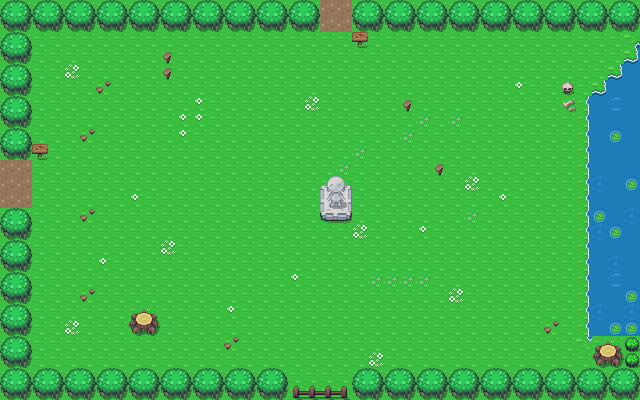

Rendered tile map (Tiled .tmx) drawn with the repository's tilesets; below, a short description and the full map source, tile grids included:
An orthogonal 40x25 tile map with 16x16 px tiles, 3 tile layers (grass, Tile Layer 2, Tile Layer 3).

<map version="1.4" tiledversion="1.4.2" orientation="orthogonal" renderorder="right-down" width="40" height="25" tilewidth="16" tileheight="16" infinite="0" nextlayerid="5" nextobjectid="1">
 <tileset firstgid="1" name="Overworld" tilewidth="16" tileheight="16" tilecount="1440" columns="40">
  <image source="Overworld.png" width="640" height="576" />
 </tileset>
 <layer id="1" name="grass" width="40" height="25">
  <data encoding="csv">
1,1,1,1,1,1,1,1,1,1,1,1,1,1,1,1,1,1,1,1,1,1,1,1,1,1,1,1,1,1,1,1,1,1,1,1,1,1,1,1,
1,1,1,1,1,1,1,1,1,1,1,1,1,1,1,1,1,1,1,1,1,1,1,1,1,1,1,1,1,1,1,1,1,1,1,1,1,1,1,1,
1,1,1,1,1,1,1,1,1,1,1,1,1,1,1,1,1,1,1,1,1,1,1,1,1,1,1,1,1,1,1,1,1,1,1,1,1,1,1,1,
1,1,1,1,1,1,1,1,1,1,1,1,1,1,1,1,1,1,1,1,1,1,1,1,1,1,1,1,1,1,1,1,1,1,1,1,1,1,1,1,
1,1,1,1,1,1,1,1,1,1,1,1,1,1,1,1,1,1,1,1,1,1,1,1,1,1,1,1,1,1,1,1,1,1,1,1,1,1,1,1,
1,1,1,1,1,1,1,1,1,1,1,1,1,1,1,1,1,1,1,1,1,1,1,1,1,1,1,1,1,1,1,1,1,1,1,1,1,1,1,1,
1,1,1,1,1,1,1,1,1,1,1,1,1,1,1,1,1,1,1,1,1,1,1,1,1,1,1,1,1,1,1,1,1,1,1,1,1,1,1,1,
1,1,1,1,1,1,1,1,1,1,1,1,1,1,1,1,1,1,1,1,1,1,1,1,1,1,1,1,1,1,1,1,1,1,1,1,1,1,1,1,
1,1,1,1,1,1,1,1,1,1,1,1,1,1,1,1,1,1,1,1,1,1,1,1,1,1,1,1,1,1,1,1,1,1,1,1,1,1,1,1,
1,1,1,1,1,1,1,1,1,1,1,1,1,1,1,1,1,1,1,1,1,1,1,1,1,1,1,1,1,1,1,1,1,1,1,1,1,1,1,1,
1,1,1,1,1,1,1,1,1,1,1,1,1,1,1,1,1,1,1,1,1,1,1,1,1,1,1,1,1,1,1,1,1,1,1,1,1,1,1,1,
1,1,1,1,1,1,1,1,1,1,1,1,1,1,1,1,1,1,1,1,1,1,1,1,1,1,1,1,1,1,1,1,1,1,1,1,1,1,1,1,
1,1,1,1,1,1,1,1,1,1,1,1,1,1,1,1,1,1,1,1,1,1,1,1,1,1,1,1,1,1,1,1,1,1,1,1,1,1,1,1,
1,1,1,1,1,1,1,1,1,1,1,1,1,1,1,1,1,1,1,1,1,1,1,1,1,1,1,1,1,1,1,1,1,1,1,1,1,1,1,1,
1,1,1,1,1,1,1,1,1,1,1,1,1,1,1,1,1,1,1,1,1,1,1,1,1,1,1,1,1,1,1,1,1,1,1,1,1,1,1,1,
1,1,1,1,1,1,1,1,1,1,1,1,1,1,1,1,1,1,1,1,1,1,1,1,1,1,1,1,1,1,1,1,1,1,1,1,1,1,1,1,
1,1,1,1,1,1,1,1,1,1,1,1,1,1,1,1,1,1,1,1,1,1,1,1,1,1,1,1,1,1,1,1,1,1,1,1,1,1,1,1,
1,1,1,1,1,1,1,1,1,1,1,1,1,1,1,1,1,1,1,1,1,1,1,1,1,1,1,1,1,1,1,1,1,1,1,1,1,1,1,1,
1,1,1,1,1,1,1,1,1,1,1,1,1,1,1,1,1,1,1,1,1,1,1,1,1,1,1,1,1,1,1,1,1,1,1,1,1,1,1,1,
1,1,1,1,1,1,1,1,1,1,1,1,1,1,1,1,1,1,1,1,1,1,1,1,1,1,1,1,1,1,1,1,1,1,1,1,1,1,1,1,
1,1,1,1,1,1,1,1,1,1,1,1,1,1,1,1,1,1,1,1,1,1,1,1,1,1,1,1,1,1,1,1,1,1,1,1,1,1,1,1,
1,1,1,1,1,1,1,1,1,1,1,1,1,1,1,1,1,1,1,1,1,1,1,1,1,1,1,1,1,1,1,1,1,1,1,1,1,1,1,1,
1,1,1,1,1,1,1,1,1,1,1,1,1,1,1,1,1,1,1,1,1,1,1,1,1,1,1,1,1,1,1,1,1,1,1,1,1,1,1,1,
1,1,1,1,1,1,1,1,1,1,1,1,1,1,1,1,1,1,1,1,1,1,1,1,1,1,1,1,1,1,1,1,1,1,1,1,1,1,1,1,
1,1,1,1,1,1,1,1,1,1,1,1,1,1,1,1,1,1,1,1,1,1,1,1,1,1,1,1,1,1,1,1,1,1,1,1,1,1,1,1
</data>
 </layer>
 <layer id="3" name="Tile Layer 2" width="40" height="25">
  <data encoding="csv">
646,647,646,647,646,647,646,647,646,647,646,647,646,647,646,647,646,647,646,647,1202,1202,646,647,646,647,646,647,646,647,646,647,646,647,646,647,646,647,646,647,
686,687,686,687,686,687,686,687,686,687,686,687,686,687,686,687,686,687,686,687,1202,1202,686,687,686,687,686,687,686,687,686,687,686,687,686,687,686,687,686,687,
646,647,0,0,0,0,0,0,0,0,0,0,0,0,0,0,0,0,0,0,0,0,115,0,0,0,0,0,0,0,0,0,0,0,0,0,0,0,0,243,
686,687,0,0,0,0,0,0,0,0,481,0,0,0,0,0,0,0,0,0,0,0,0,0,0,0,0,0,0,0,0,0,0,0,0,0,0,0,0,404,
646,647,0,0,444,0,0,0,0,0,481,0,0,0,0,0,0,0,0,0,0,0,0,0,0,0,0,0,0,0,0,0,0,0,0,0,0,0,404,284,
686,687,0,0,0,0,482,0,0,0,0,0,0,0,0,0,0,0,0,0,0,0,0,0,0,0,0,0,0,0,0,0,322,0,0,109,0,404,284,284,
646,647,0,0,0,0,0,0,0,0,0,0,322,0,0,0,0,0,0,444,0,0,0,0,0,481,0,0,0,0,0,0,0,0,0,110,283,284,124,284,
686,687,0,0,0,0,0,0,0,0,0,322,322,0,0,0,0,0,0,0,0,0,0,0,0,0,483,0,483,0,0,0,0,0,0,0,283,284,284,284,
646,647,0,0,0,482,0,0,0,0,0,322,0,0,0,0,0,0,0,0,0,0,0,0,0,483,0,0,0,0,0,0,0,0,0,0,283,284,284,284,
686,687,115,0,0,0,0,0,0,0,0,0,0,0,0,0,0,0,0,0,0,0,483,0,0,0,0,0,0,0,0,0,0,0,0,0,283,284,284,284,
1202,1202,0,0,0,0,0,0,0,0,0,0,0,0,0,0,0,0,0,0,0,483,0,0,0,0,0,481,0,0,0,0,0,0,0,0,283,284,284,284,
1202,1202,0,0,0,0,0,0,0,0,0,0,0,0,0,0,0,0,0,0,1249,1250,0,0,0,0,0,0,0,444,0,0,0,0,0,0,283,126,284,284,
1202,1202,0,0,0,0,0,0,322,0,0,0,0,0,0,0,0,0,0,0,1289,1290,0,0,0,0,0,0,0,0,0,322,0,0,0,0,283,284,284,284,
646,647,0,0,0,482,0,0,0,0,0,0,0,0,0,0,0,0,0,0,1329,1330,0,0,0,0,0,0,0,483,0,0,0,0,0,0,283,284,284,126,
686,687,0,0,0,0,0,0,0,0,0,0,0,0,0,0,0,0,0,0,0,0,444,0,0,0,322,0,0,0,0,0,0,0,0,0,283,126,284,284,
646,647,0,0,0,0,0,0,0,0,444,0,0,0,0,0,0,0,0,0,0,0,0,0,0,0,0,0,0,0,0,0,0,0,0,0,283,284,284,284,
686,687,0,0,0,0,322,0,0,0,0,0,0,0,0,0,0,0,0,0,0,0,0,0,0,0,0,0,0,0,0,0,0,0,0,0,283,284,126,284,
646,647,0,0,0,0,0,0,0,0,0,0,0,0,0,0,0,0,322,0,0,0,0,483,483,483,483,0,0,0,0,0,0,0,0,0,283,284,124,284,
686,687,0,0,0,482,0,0,0,0,0,0,0,0,0,0,0,0,0,0,0,0,0,0,0,0,0,0,444,0,0,0,0,0,0,0,283,284,284,284,
646,647,0,0,0,0,0,0,152,153,0,0,0,0,322,0,0,0,0,0,0,0,0,0,0,0,0,0,0,0,0,0,0,0,0,0,283,126,284,126,
686,687,0,0,444,0,0,0,192,193,0,0,0,0,0,0,0,0,0,0,0,0,0,0,0,0,0,0,0,0,0,0,0,0,482,0,283,284,284,284,
646,647,0,0,0,0,0,0,0,0,0,0,0,0,482,0,0,0,0,0,0,0,0,0,0,0,0,0,0,0,0,0,0,0,0,0,323,152,153,563,
686,687,0,0,0,0,0,0,0,0,0,0,0,0,0,0,0,0,0,0,0,0,0,444,0,0,0,0,0,0,0,0,0,0,0,0,0,192,193,563,
646,647,646,647,646,647,646,647,646,647,646,647,646,647,646,647,646,647,0,0,0,0,646,647,646,647,646,647,646,647,646,647,646,647,646,647,646,647,646,647,
686,687,686,687,686,687,686,687,686,687,686,687,686,687,686,687,686,687,761,685,685,762,686,687,686,687,686,687,686,687,686,687,686,687,686,687,686,687,686,687
</data>
 </layer>
 <layer id="4" name="Tile Layer 3" width="40" height="25">
  <data encoding="csv">
0,0,0,0,0,0,0,0,0,0,0,0,0,0,0,0,0,0,0,0,0,0,0,0,0,0,0,0,0,0,0,0,0,0,0,0,0,0,0,0,
0,0,0,0,0,0,0,0,0,0,0,0,0,0,0,0,0,0,0,0,0,0,0,0,0,0,0,0,0,0,0,0,0,0,0,0,0,0,0,0,
0,0,0,0,0,0,0,0,0,0,0,0,0,0,0,0,0,0,0,0,0,0,0,0,0,0,0,0,0,0,0,0,0,0,0,0,0,0,0,0,
0,0,0,0,0,0,0,0,0,0,0,0,0,0,0,0,0,0,0,0,0,0,0,0,0,0,0,0,0,0,0,0,0,0,0,0,0,0,0,0,
0,0,0,0,0,0,0,0,0,0,0,0,0,0,0,0,0,0,0,0,0,0,0,0,0,0,0,0,0,0,0,0,0,0,0,0,0,0,0,0,
0,0,0,0,0,0,0,0,0,0,0,0,0,0,0,0,0,0,0,0,0,0,0,0,0,0,0,0,0,0,0,0,0,0,0,0,0,0,0,0,
0,0,0,0,0,0,0,0,0,0,0,0,0,0,0,0,0,0,0,0,0,0,0,0,0,0,0,0,0,0,0,0,0,0,0,0,0,0,0,0,
0,0,0,0,0,0,0,0,0,0,0,0,0,0,0,0,0,0,0,0,0,0,0,0,0,0,0,0,0,0,0,0,0,0,0,0,0,0,0,0,
0,0,0,0,0,0,0,0,0,0,0,0,0,0,0,0,0,0,0,0,0,0,0,0,0,0,0,0,0,0,0,0,0,0,0,0,0,0,4,0,
0,0,0,0,0,0,0,0,0,0,0,0,0,0,0,0,0,0,0,0,0,0,0,0,0,0,0,0,0,0,0,0,0,0,0,0,0,0,0,0,
0,0,0,0,0,0,0,0,0,0,0,0,0,0,0,0,0,0,0,0,0,0,0,0,0,0,0,0,0,0,0,0,0,0,0,0,0,0,0,0,
0,0,0,0,0,0,0,0,0,0,0,0,0,0,0,0,0,0,0,0,0,0,0,0,0,0,0,0,0,0,0,0,0,0,0,0,0,0,0,4,
0,0,0,0,0,0,0,0,0,0,0,0,0,0,0,0,0,0,0,0,0,0,0,0,0,0,0,0,0,0,0,0,0,0,0,0,0,0,0,0,
0,0,0,0,0,0,0,0,0,0,0,0,0,0,0,0,0,0,0,0,0,0,0,0,0,0,0,0,0,0,0,0,0,0,0,0,0,4,0,0,
0,0,0,0,0,0,0,0,0,0,0,0,0,0,0,0,0,0,0,0,0,0,0,0,0,0,0,0,0,0,0,0,0,0,0,0,0,0,4,0,
0,0,0,0,0,0,0,0,0,0,0,0,0,0,0,0,0,0,0,0,0,0,0,0,0,0,0,0,0,0,0,0,0,0,0,0,0,0,0,0,
0,0,0,0,0,0,0,0,0,0,0,0,0,0,0,0,0,0,0,0,0,0,0,0,0,0,0,0,0,0,0,0,0,0,0,0,0,0,0,0,
0,0,0,0,0,0,0,0,0,0,0,0,0,0,0,0,0,0,0,0,0,0,0,0,0,0,0,0,0,0,0,0,0,0,0,0,0,0,0,0,
0,0,0,0,0,0,0,0,0,0,0,0,0,0,0,0,0,0,0,0,0,0,0,0,0,0,0,0,0,0,0,0,0,0,0,0,0,0,0,4,
0,0,0,0,0,0,0,0,0,0,0,0,0,0,0,0,0,0,0,0,0,0,0,0,0,0,0,0,0,0,0,0,0,0,0,0,0,0,0,0,
0,0,0,0,0,0,0,0,0,0,0,0,0,0,0,0,0,0,0,0,0,0,0,0,0,0,0,0,0,0,0,0,0,0,0,0,0,0,4,4,
0,0,0,0,0,0,0,0,0,0,0,0,0,0,0,0,0,0,0,0,0,0,0,0,0,0,0,0,0,0,0,0,0,0,0,0,0,0,0,0,
0,0,0,0,0,0,0,0,0,0,0,0,0,0,0,0,0,0,0,0,0,0,0,0,0,0,0,0,0,0,0,0,0,0,0,0,0,0,0,0,
0,0,0,0,0,0,0,0,0,0,0,0,0,0,0,0,0,0,0,0,0,0,0,0,0,0,0,0,0,0,0,0,0,0,0,0,0,0,0,0,
0,0,0,0,0,0,0,0,0,0,0,0,0,0,0,0,0,0,0,0,0,0,0,0,0,0,0,0,0,0,0,0,0,0,0,0,0,0,0,0
</data>
 </layer>
 <objectgroup id="2" name="obstacles" />
</map>
